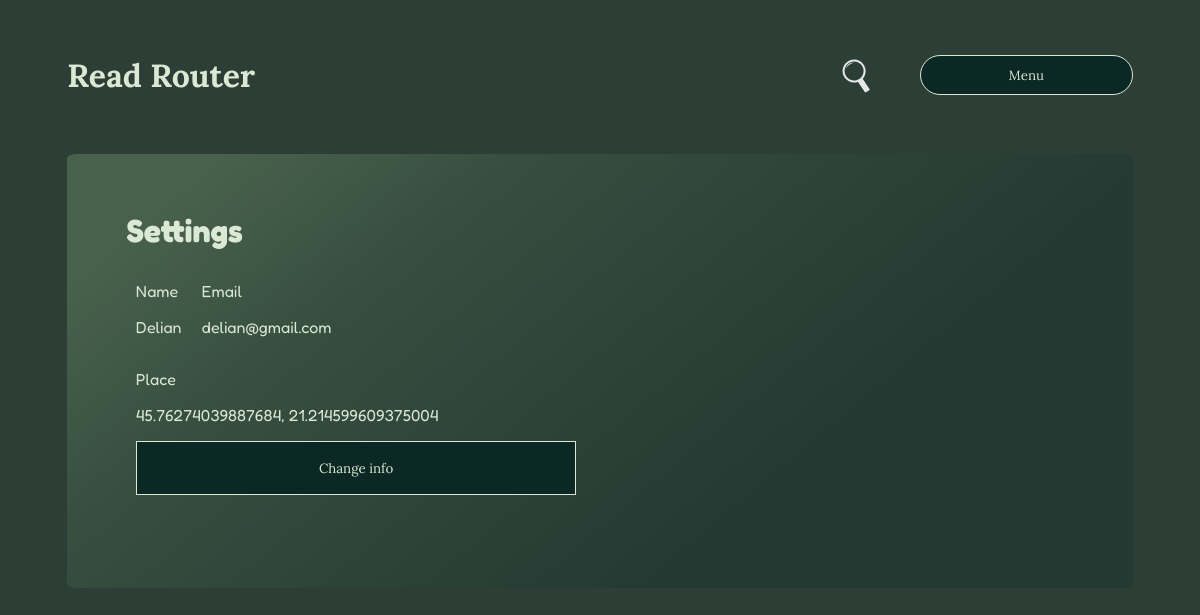
Before: /user/user_settings/5 (signed in) with the older database file.
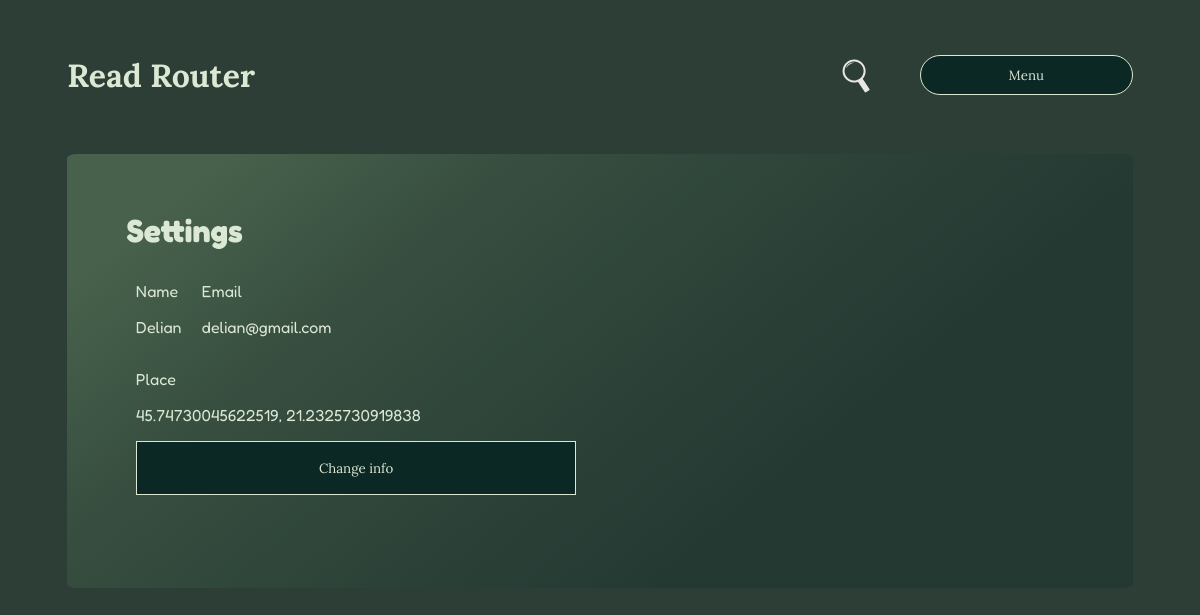
After: the same page with the newer database file.
### myapp/core/models/user.py (models this page shows, shortened)
class User(UserMixin, db.Model):
    __tablename__ = 'user'
    id = db.Column(db.Integer, primary_key=True)
    name = db.Column(db.String(50), nullable=True)
    email = db.Column(db.String(260), nullable=True, unique=True)
    psw = db.Column(db.String(50), nullable=True)
    place = db.Column(db.String(32), nullable=True)
    user_photo = db.Column(db.String(50), default='default.png')
    books = db.relationship('Book', backref='user', uselist=True)

### myapp/core/routes/user.py (the view)
@users.route(f'{base_url}/user_settings/<int:user_id>', methods=methods)
@login_required
def user_settings_view(user_id):
    if current_user.id != user_id:
        return redirect(url_for(redirect_page))
    template = f'{template_path}/user_settings.html'
    user = user_settings_func(request, user_id)
    if request.method == 'GET':
        return render_template(template, user_settings=user[0], form=user[1])
    else:
        return redirect(url_for(redirect_page, user_id=user_id))

### myapp/__init__.py (called while the page is built)
def create_app(config_file_path):
    app = Flask(__name__)
    app.config.from_pyfile(config_file_path)
    db.init_app(app)
    migrate.init_app(app, db, render_as_batch=True)
    login_manager = LoginManager(app, db)
    @login_manager.user_loader
    def load_user(user_id):
        return User.query.get(user_id)
    admin = Admin(app, name="Small Lib", template_mode='bootstrap4', endpoint='admin', index_view=DashBoardView())
    admin.add_view(ModelView(User, db.session, name='Users'))
    admin.add_view(MyModelView(Book, db.session, name='Books'))
    admin.add_view(MyModelView(Genre, db.session, name='Genre'))
    admin.add_view(MyModelView(Exchange, db.session, name='Exchange'))
    app.register_blueprint(main)
    app.register_blueprint(users)
    app.register_blueprint(auth)
    app.register_blueprint(books)
    return app

### myapp/core/functions/user.py (called while the page is built, shortened)
def user_settings_func(request, user_id):
    form = SettingsForm(user_id)
    user = User.query.get(user_id)
    if request.method == 'GET':
        return user, form

### myapp/templates/pages/user/user_settings.html (shortened to what this page needs)
{% extends "base.html" %}
{% block content %}
<div class="settings">
    <h1>Settings</h1>
    <div id="settings-content">
        <div id="settings-old">
            <div id="settings-name-and-email">
                <div>
                    <p>Name</p>
                    <p>{{ user_settings.name }}</p>
                </div>
                <div>
                    <p>Email</p>
                    <p>{{ user_settings.email }}</p>
                </div>
            </div>
            <div>
                <p>Place</p>
                <p>{{ user_settings.place }}</p>
            </div>
            <button id="change_info_btn" class="main-color font-color btn">Change info</button>
        </div>
    </div>
</div>
{% endblock %}

Changed rows visible on the page:
changed User "Delian": place "45.76274039887684, 21.214599609375004" → "45.74730045622519, 21.2325730919838"
